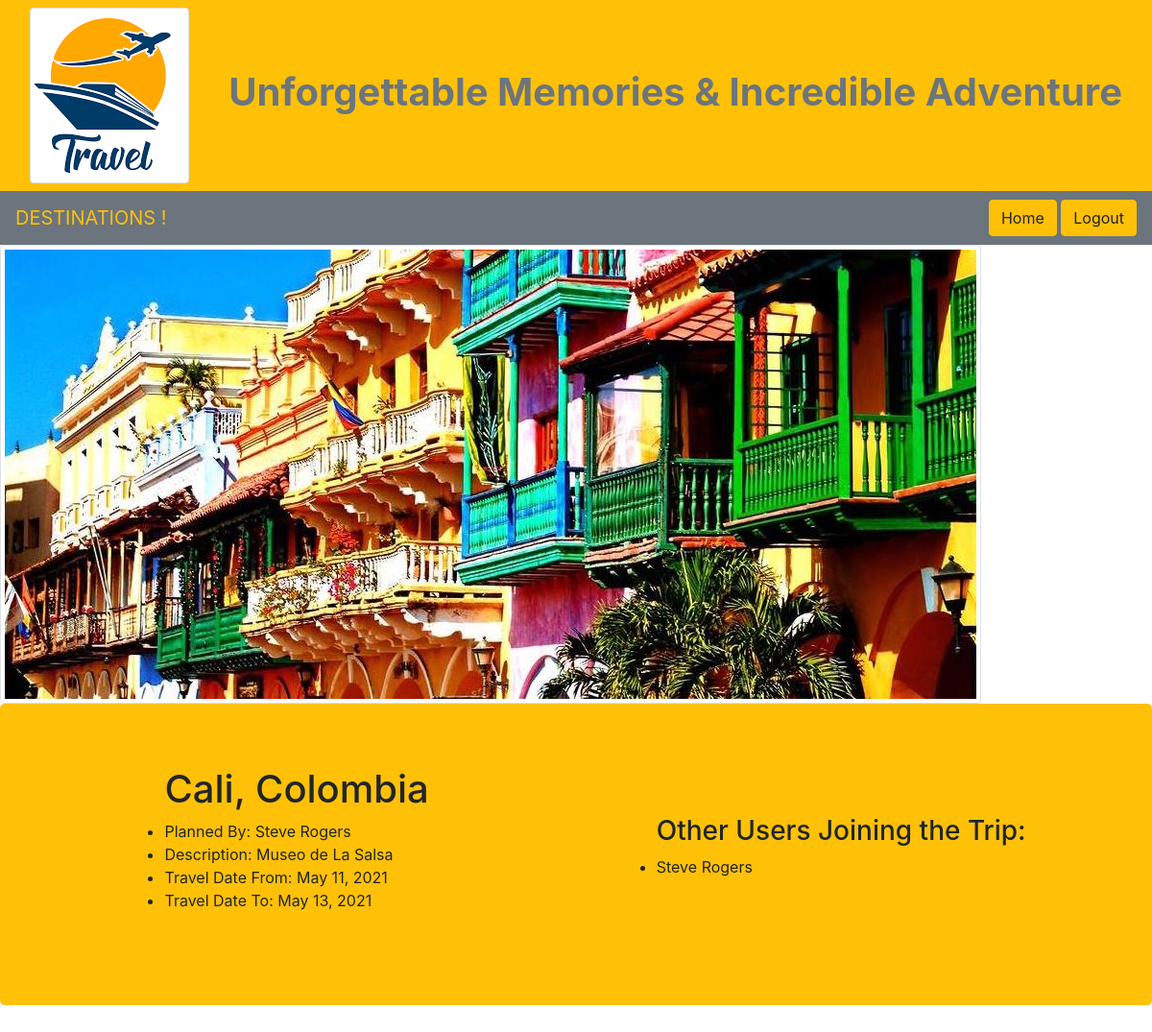
/trip/2 (signed in), run on the app's committed database.
### travel_app/models.py (models this page shows)
class Trip(models.Model):
    destination = models.CharField(max_length=45)
    desc = models.TextField()
    travel_date_from = models.DateField()
    travel_date_to = models.DateField()
    trips_joined = models.ManyToManyField(User, related_name="trips")
    planned_by = models.ForeignKey(User, related_name="trips_planned", on_delete = models.CASCADE, null=True)
    created_at = models.DateTimeField(auto_now_add=True)
    updated_at = models.DateTimeField(auto_now=True)
    objects = TripManager()

class User(models.Model):
    first_name = models.CharField(max_length=45)
    last_name = models.CharField(max_length=45)
    email = models.CharField(max_length=45)
    password = models.CharField(max_length=45)
    created_at = models.DateTimeField(auto_now_add=True)
    updated_at = models.DateTimeField(auto_now=True)
    objects = UserManager()

### travel_app/views.py (the view)
# urls.py: path('trip/<int:tripId>', views.trip),
def trip(request, tripId):
    context = {
        "this_user": User.objects.get(id=request.session['user_id']),
        "this_trip": Trip.objects.get(id=tripId),
    }
    return render(request, "tripInfo.html", context)

### travel_app/templates/tripInfo.html (shortened to what this page needs)
<!DOCTYPE html>
<html lang="en">
<head>
    <link rel="stylesheet" href="https://stackpath.bootstrapcdn.com/bootstrap/4.1.3/css/bootstrap.min.css">
    {% load static %}
</head>
<body>
    <nav class="navbar navbar-expand-md navbar-light bg-warning sticky-top">
        <div class="container-fluid">
            <img src="{% static 'images/images.png' %}" alt="logo" class="img-thumbnail">
            <h1 class="font-weight-bold text-secondary text-center">Unforgettable Memories & Incredible Adventure</h1>
        </div>
    </nav>
    <nav class="navbar navbar-dark bg-secondary text-warning">
        <a class="navbar-brand">DESTINATIONS {{user.first_name}} {{user.last_name}} !</a>
        <div>
            <a href="/main" class="btn btn-warning">Home</a>
            <a href="/logout" class="btn btn-warning">Logout</a>
        </div>
    </nav>
    <picture>
        <img src="{% static 'images/cartagena.jpeg' %}" alt="city" class="img-fluid img-thumbnail">
    </picture>
    <div class="jumbotron pt-10 bg-warning p-10 border border-warning">
        <div class="align-items-center min-vh-100 d-flex justify-content-around">
            <ul class="listgroup">
                <h1>{{this_trip.destination}}</h1>
                <li>Planned By: {{this_trip.planned_by.first_name}} {{this_trip.planned_by.last_name}}</li>
                <li>Description: {{this_trip.desc}}</li>
                <li>Travel Date From: {{this_trip.travel_date_from}}</li>
                <li>Travel Date To: {{this_trip.travel_date_to}}</li>
            </ul>
            <ul class="listgroup">
                <h3>Other Users Joining the Trip:</h3>
                {% for user in this_trip.trips_joined.all  %}
                <li>{{user.first_name}} {{user.last_name}}</li>
                {% endfor %}
            </ul>
        </div>
    </div>
</body>
</html>

### data on the page
Trip: destination "Cali, Colombia", planned_by.first_name "Steve", planned_by.last_name "Rogers", desc "Museo de La Salsa", travel_date_from "May 11, 2021", travel_date_to "May 13, 2021"
User: first_name "Steve", last_name "Rogers"
